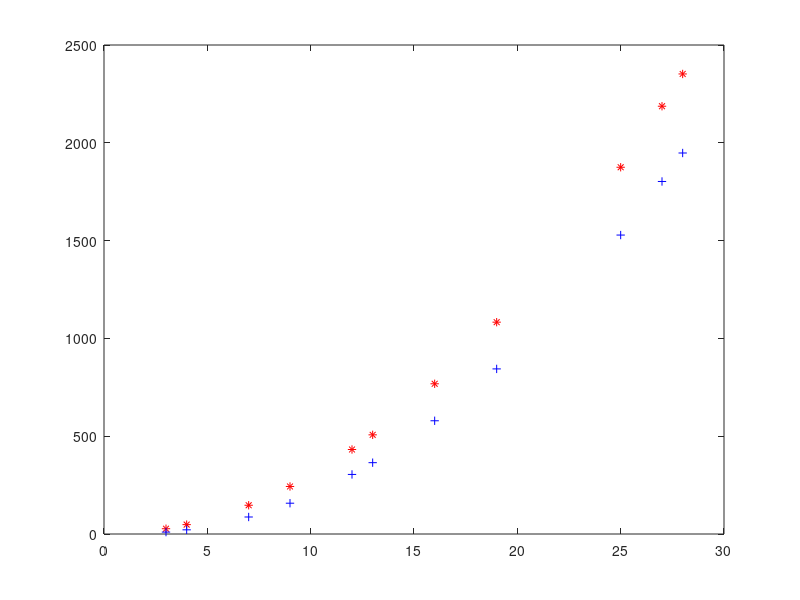

Source code (MATLAB):
N = [3 4 7 9 12 13 16 19 25 27 28];
q = sqrt(3*N);
SIRg = 1./(3*q.^-4);
SIRw = 1./((q+1).^-4 + (q-0.7).^-4 + (q-1).^-4);

plot(N, SIRg, '*r', N, SIRw,'+b');
